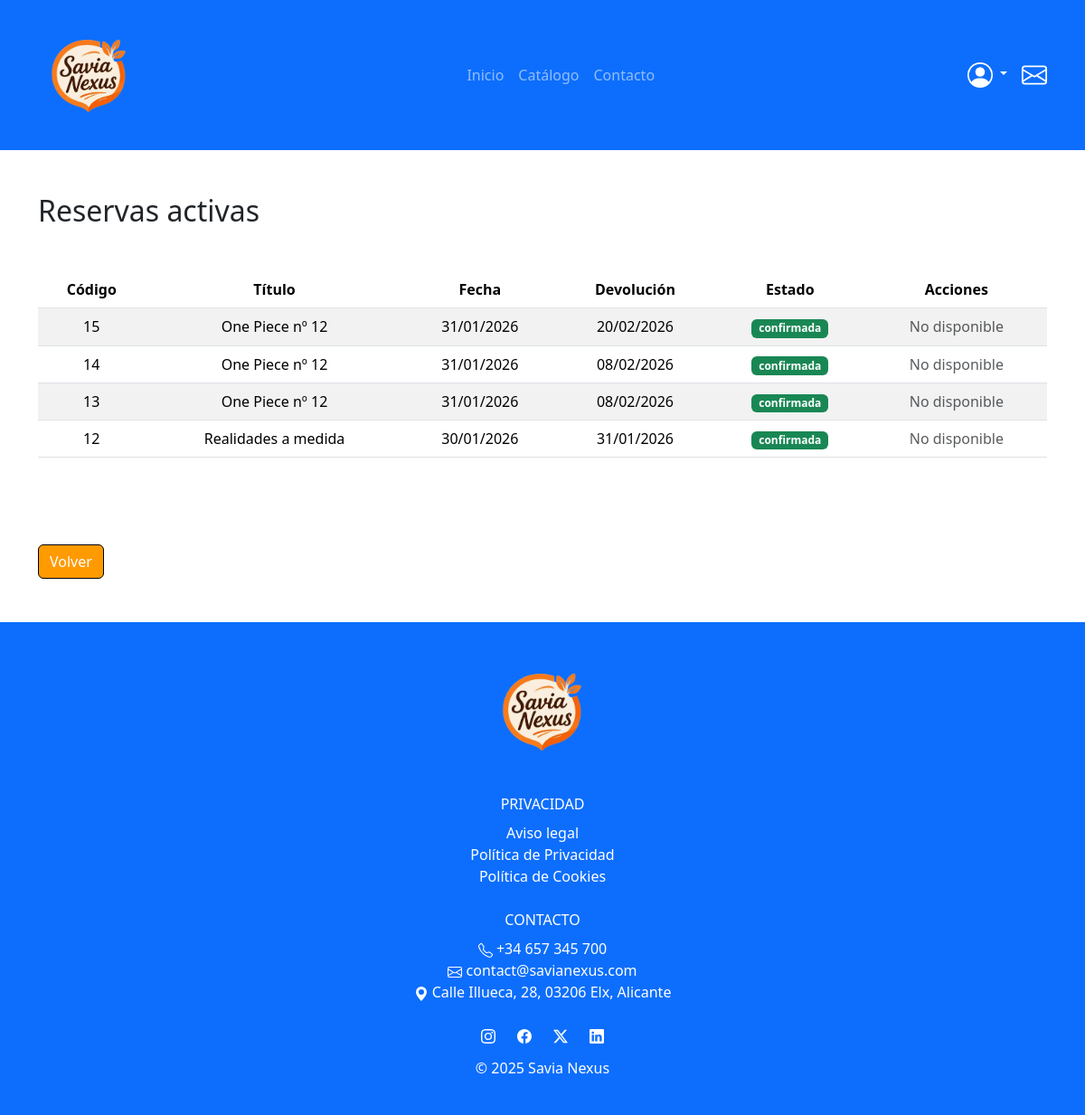
The app's page /user/reservations.php (signed in) with its own data.
### tables this page shows
CREATE TABLE `reservas` (
  `codigo` int(11) NOT NULL,
  `codUsuario` varchar(9) DEFAULT NULL,
  `fecha` date NOT NULL,
  `horaInicio` time DEFAULT NULL,
  `horaFin` time DEFAULT NULL,
  `recurso` enum('libro','sala','ordenador') NOT NULL,
  `codRecurso` int(11) NOT NULL,
  `estado` enum('confirmada','cancelada','finalizada') DEFAULT 'confirmada',
  `fechaDevolucion` date NOT NULL
);

CREATE TABLE `libros` (
  `codigo` int(11) NOT NULL,
  `titulo` varchar(50) NOT NULL,
  `isbn` varchar(30) NOT NULL,
  `autor` varchar(50) DEFAULT NULL,
  `editorial` varchar(50) DEFAULT NULL,
  `descripcion` varchar(250) DEFAULT NULL,
  `imagen` varchar(255) DEFAULT NULL,
  `stock` int(11) DEFAULT 1,
  `codCategoria` int(11) DEFAULT NULL,
  `activo` enum('activo','inactivo') DEFAULT 'activo'
);

### models/Reserve.php (called while the page is built, shortened)
<?php
class Reserve {
    private PDO $pdo;
    public function __construct(PDO $pdo) {
        $this->pdo = $pdo;
    }
    public function getUserReserves(string $dni, string $search = '') {
        $sql = "SELECT r.*, l.titulo
                FROM reservas r JOIN libros l
                ON l.codigo = r.codRecurso
                WHERE r.codUsuario = :dni";
        $params = [':dni' => $dni];
        $sql .= " ORDER BY fecha DESC";
        $stmt = $this->pdo->prepare($sql);
        $stmt->execute($params);
        return $stmt->fetchAll();
    }
}

### public/user/reservations.php (the view, shortened to what this page needs)
<?php
require_once __DIR__ . '/../../includes/config.php';
require_once __DIR__ . '/../../models/Reserve.php';
$reserveModel = new Reserve($pdo);
$reserves = $reserveModel->getUserReserves($_SESSION['dni']);
?>
<?php include __DIR__ . '/../../includes/head.php'; ?>
<body>
    <?php include __DIR__ . '/../../includes/navbar.php'; ?>
    <div class="container mt-5 mb-5">
        <h2 class="mb-5">Reservas activas</h2>
        <div class="table-responsive">
            <table class="table table-striped mb-5 text-center">
                <thead>
                    <tr>
                        <th>Código</th>
                        <th>Título</th>
                        <th>Fecha</th>
                        <th>Devolución</th>
                        <th>Estado</th>
                        <th>Acciones</th>
                    </tr>
                </thead>
                <tbody>
                    <?php foreach ($reserves as $r): ?>
                        <?php if ($r['estado'] === 'confirmada'): ?>
                            <?php
                                $reservationDate = new DateTime($r['fecha']);
                                $today = new DateTime();
                                $diff = $today->diff($reservationDate);
                                $isCancelable = ($reservationDate > $today && $diff->days >= 1);
                            ?>
                            <tr>
                                <td><?= $r['codigo'] ?></td>
                                <td><?= htmlspecialchars($r['titulo']) ?></td>
                                <td><?= $reservationDate->format('d/m/Y') ?></td>
                                <td><?= date('d/m/Y', strtotime($r['fechaDevolucion'])) ?></td>
                                <td><span class="badge bg-success"><?= $r['estado'] ?></span></td>
                                <td>
                                    <?php if ($isCancelable): ?>
                                        <form method="POST" onsubmit="return confirm('¿Seguro que quieres cancelar?')">
                                            <input type="hidden" name="cancel" value="<?= $r['codigo'] ?>">
                                            <button class="btn btn-sm btn-warning">Cancelar</button>
                                        </form>
                                    <?php else: ?>
                                        <span class="text-muted" title="No se puede cancelar pasadas las 24H previas a la reserva">No disponible</span>
                                    <?php endif; ?>
                                </td>
                            </tr>
                        <?php endif; ?>
                    <?php endforeach; ?>
                </tbody>
            </table>
        </div>
        <div class="mt-5">
            <a href="dashboard.php" class="btn btn-primary">Volver</a>
        </div>
    </div>
    <?php include __DIR__ . '/../../includes/footer.php'; ?>
</body>
</html>

### public/assets/css/style.css (style rules this page uses)
:root { --primary-color: #FF9A00; --hover-color: #CC7A00; }
.btn-primary { background-color: var(--primary-color); border-color: black; }
a { text-decoration: none; color: black; }

### records on screen
reservas: codigo "15", libros.titulo "One Piece nº 12", fecha "31/01/2026", fechaDevolucion "20/02/2026", estado "confirmada", shows "No disponible"
reservas: codigo "14", libros.titulo "One Piece nº 12", fecha "31/01/2026", fechaDevolucion "08/02/2026", estado "confirmada", shows "No disponible"
reservas: codigo "13", libros.titulo "One Piece nº 12", fecha "31/01/2026", fechaDevolucion "08/02/2026", estado "confirmada", shows "No disponible"
reservas: codigo "12", libros.titulo "Realidades a medida", fecha "30/01/2026", fechaDevolucion "31/01/2026", estado "confirmada", shows "No disponible"
